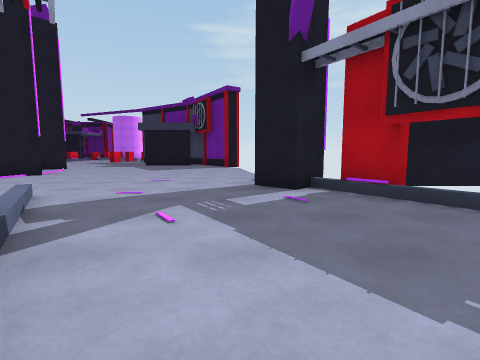
View 1 (above)

24 first-person views from a walk through a scene from a Unity 3-D project. The camera is 1.3 m above the floor, tilts 6° down and sees 85° across. The floor is counted in squares, 2 m on a side. Each view is taken from the middle of a square. On the plan, view 1 faces up. The plan holds only what a view shows up to about 9 squares ahead; the rest is blank. The place goes on beyond the plan. The player is left out. Surface patterns are stand-ins for the level's own textures.

View 2
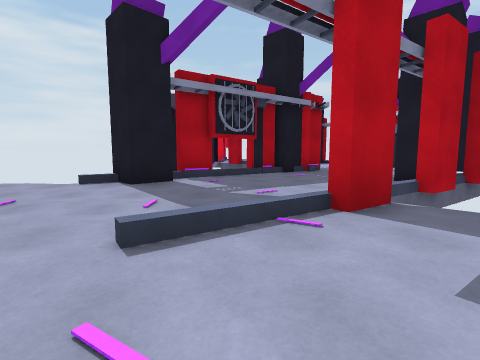

View 3
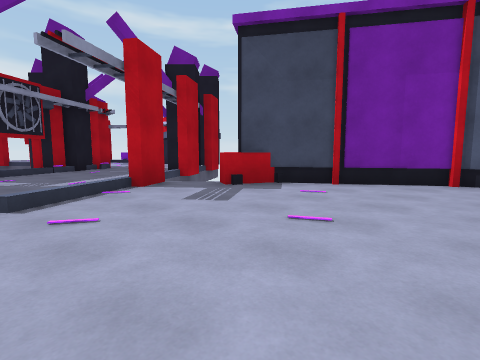

View 4
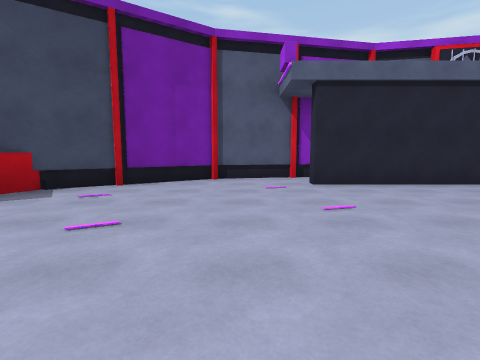

View 5
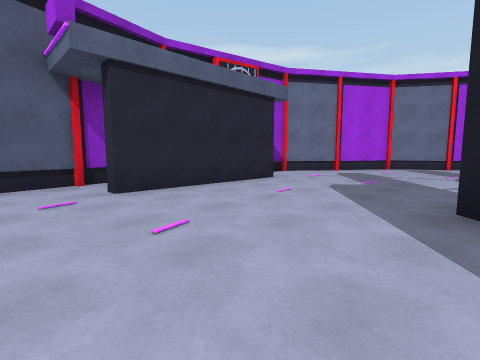

View 6
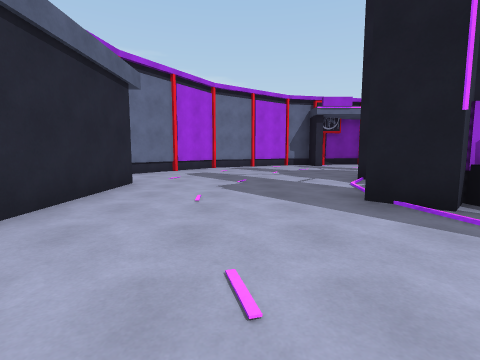

View 7
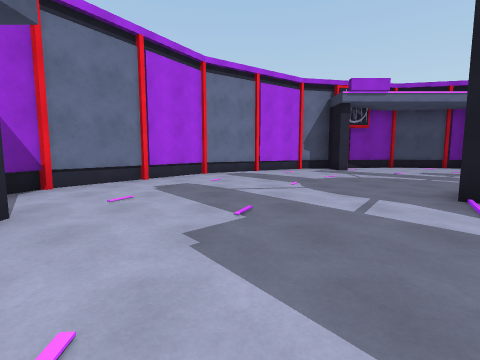

View 8
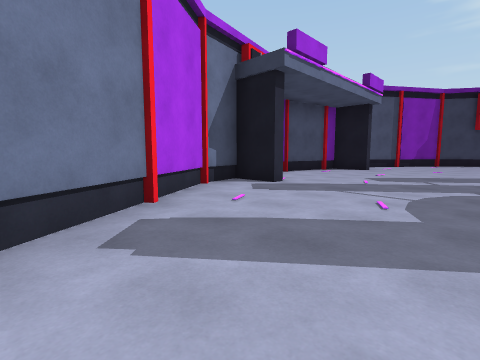

View 9
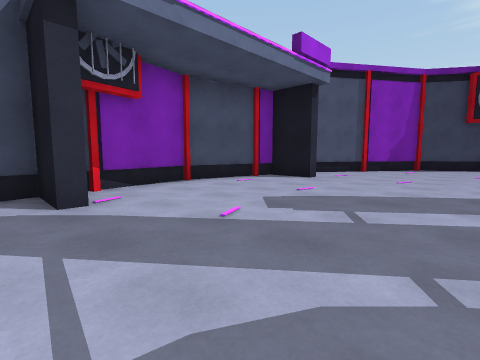

View 10
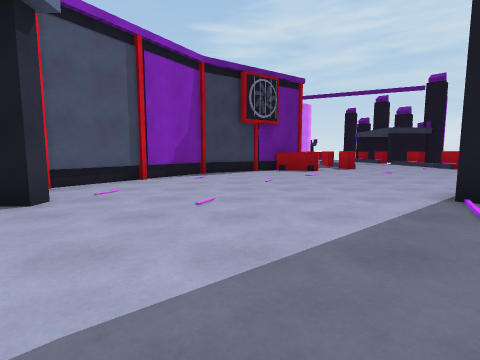

View 11
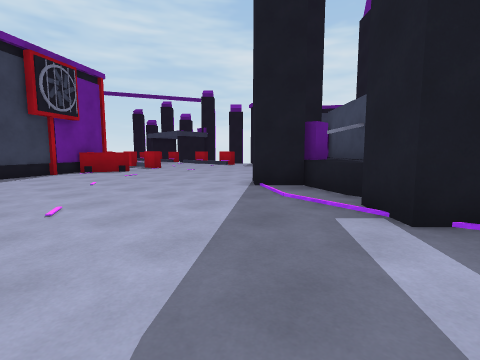

View 12
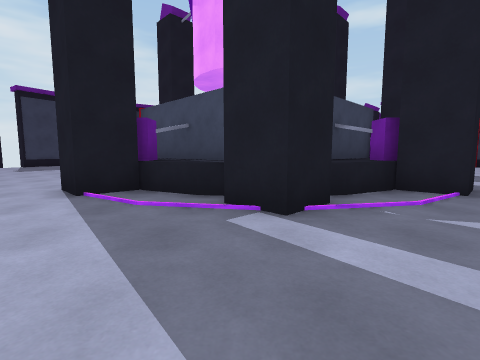

View 13
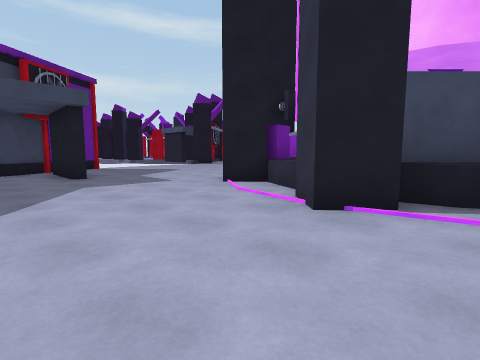

View 14
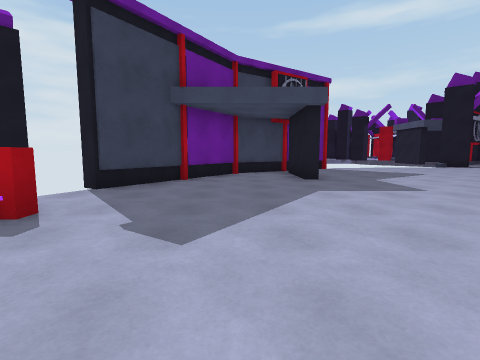

View 15
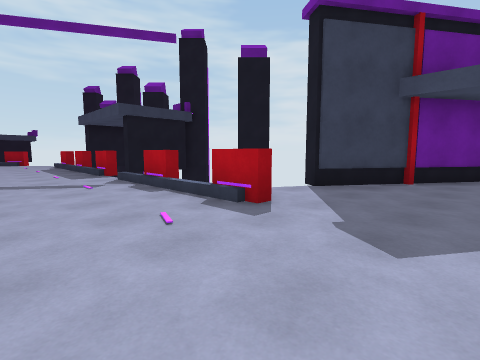

View 16
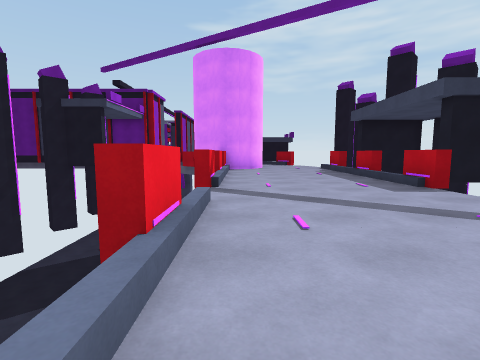

View 17
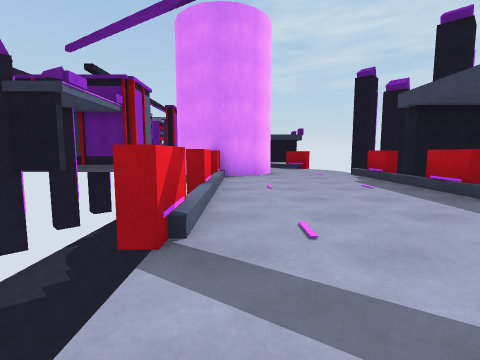

View 18
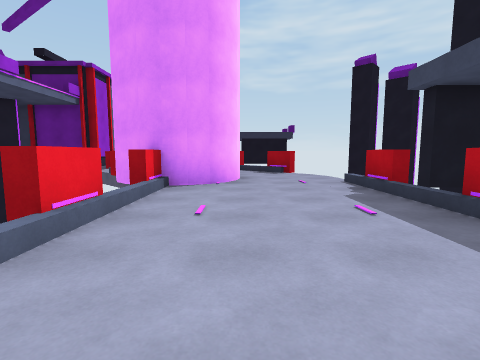

View 19
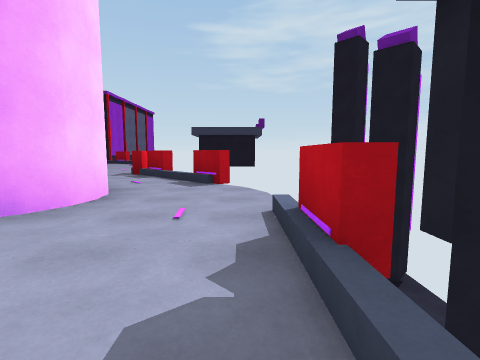

View 20
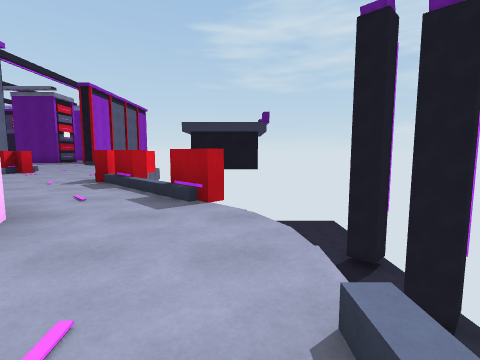

View 21
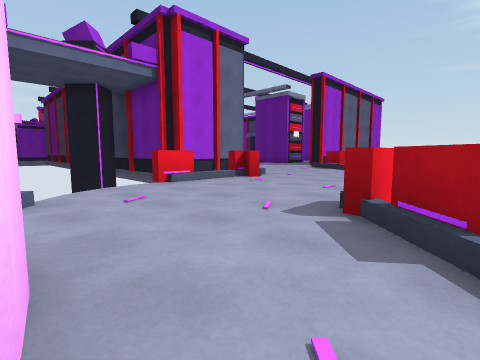

View 22
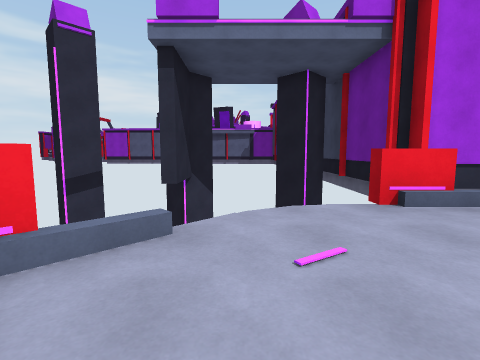

View 23
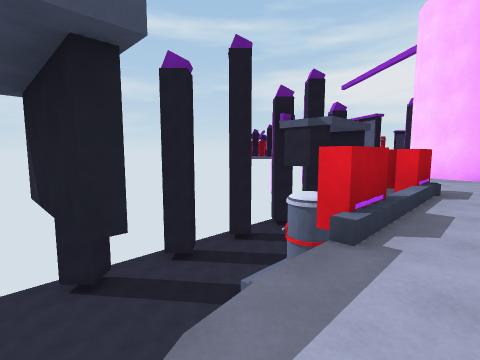

View 24
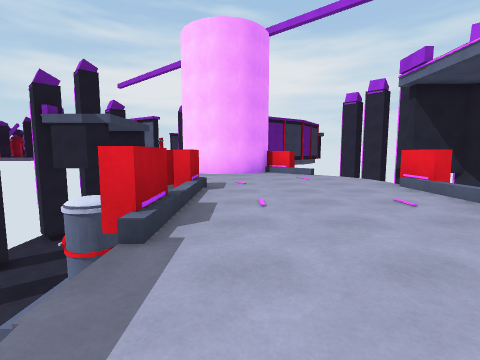

### Floor plan
Key: @ floor where view 1 was taken; # wall or solid block; x gap in a wall; . main floor; : floor 0.25 m higher than the main floor; / step, stairs or slope; ^ raised ledge; v drop or lower ground; O other object.
Columns run from 22 left of view 1 to 5 right of it. Each row starts with its distance up from view 1.
 39          .v    vvvv
 38       ....vv##vvvvv
 37     # ....O  vvvvO#
 36     # O...O  vvvvvv
 35 ##### ....O   vvvvv
 34  ##   O...OO  vvvO#
 33   #   .....O  vv Ov
 32   #   v.....OOvvv v
 31   ##v  O.##..OvvvOO
 30     vvvOO ##..vvvv
 29    vvvv # #...v
 28  #Ovvvv  O....O##
 27  ##vvvv  O....O
 26    vvvv  O....O
 25    vvv   O....O
 24     vv   O....O#
 23      v   O....O
 22          v....v
 21          v....   O
 20          O....O  v
 19          v....v
 18           ....Ov#
 17      ##O   ......##
 16     ##............##
 15    ##..............##
 14   ##................#
 13  ##...............##
 12  #......... .........
 11  #...... ..OO.#......
 10  ##.....#O^^ ^O .....
  9 ##.......^^     .......
  8 #......  ^     O.......
  7 #.......       O#......
  6 ##.......^^     .......x
  5  ##.....#O^^     ......O##
  4  #...... ..OO  ..../....##
  3   ......... ......./.....#OO
  2   #.................:.....OO
  1   ##................#/....#
  0    ##..............O##@  ..
 -1     ##............####xO
 -2      ##...####...##    #
 -3       ###    #####

Where each view was taken, in squares from view 1:
view 1: 0 up, 0 right, facing up
view 2: 3 up, 5 left, facing right
view 3: 4 up, 7 left, facing down-right
view 4: 4 up, 7 left, facing down
view 5: 3 up, 7 left, facing down-left
view 6: 1 up, 7 left, facing left
view 7: 1 up, 10 left, facing left
view 8: 0 up, 16 left, facing up-left
view 9: 4 up, 16 left, facing up-left
view 10: 7 up, 17 left, facing up
view 11: 7 up, 18 left, facing up-right
view 12: 8 up, 18 left, facing right
view 13: 15 up, 12 left, facing down-right
view 14: 15 up, 11 left, facing right
view 15: 15 up, 11 left, facing up-right
view 16: 18 up, 12 left, facing up
view 17: 21 up, 12 left, facing up
view 18: 23 up, 11 left, facing up
view 19: 26 up, 9 left, facing up
view 20: 28 up, 9 left, facing up
view 21: 31 up, 11 left, facing up-left
view 22: 32 up, 13 left, facing left
view 23: 39 up, 13 left, facing down-right
view 24: 39 up, 13 left, facing down
